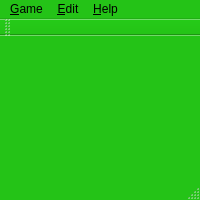
<?xml version="1.0" encoding="UTF-8"?>
<ui version="4.0">
 <class>gameboard</class>
 <widget class="QMainWindow" name="gameboard">
  <property name="geometry">
   <rect>
    <x>0</x>
    <y>0</y>
    <width>200</width>
    <height>200</height>
   </rect>
  </property>
  <property name="palette">
   <palette>
    <active>
     <colorrole role="Base">
      <brush brushstyle="SolidPattern">
       <color alpha="255">
        <red>255</red>
        <green>255</green>
        <blue>255</blue>
       </color>
      </brush>
     </colorrole>
     <colorrole role="Window">
      <brush brushstyle="SolidPattern">
       <color alpha="255">
        <red>36</red>
        <green>195</green>
        <blue>23</blue>
       </color>
      </brush>
     </colorrole>
    </active>
    <inactive>
     <colorrole role="Base">
      <brush brushstyle="SolidPattern">
       <color alpha="255">
        <red>255</red>
        <green>255</green>
        <blue>255</blue>
       </color>
      </brush>
     </colorrole>
     <colorrole role="Window">
      <brush brushstyle="SolidPattern">
       <color alpha="255">
        <red>36</red>
        <green>195</green>
        <blue>23</blue>
       </color>
      </brush>
     </colorrole>
    </inactive>
    <disabled>
     <colorrole role="Base">
      <brush brushstyle="SolidPattern">
       <color alpha="255">
        <red>36</red>
        <green>195</green>
        <blue>23</blue>
       </color>
      </brush>
     </colorrole>
     <colorrole role="Window">
      <brush brushstyle="SolidPattern">
       <color alpha="255">
        <red>36</red>
        <green>195</green>
        <blue>23</blue>
       </color>
      </brush>
     </colorrole>
    </disabled>
   </palette>
  </property>
  <property name="windowTitle">
   <string>Solitare</string>
  </property>
  <property name="windowIcon">
   <iconset resource="cards.qrc">
    <normaloff>:/cards/CardIcon.ico</normaloff>:/cards/CardIcon.ico</iconset>
  </property>
  <widget class="QWidget" name="centralWidget"/>
  <widget class="QMenuBar" name="menuBar">
   <property name="geometry">
    <rect>
     <x>0</x>
     <y>0</y>
     <width>200</width>
     <height>21</height>
    </rect>
   </property>
   <widget class="QMenu" name="menu_Game">
    <property name="title">
     <string>&amp;Game</string>
    </property>
    <widget class="QMenu" name="menu_New">
     <property name="title">
      <string>&amp;New</string>
     </property>
     <addaction name="action_Klondike"/>
     <addaction name="action_Freecell"/>
     <addaction name="action_Match_Game"/>
    </widget>
    <addaction name="menu_New"/>
    <addaction name="action_Redeal"/>
    <addaction name="action_Playoff"/>
    <addaction name="actionPreference_s"/>
    <addaction name="actionE_xit"/>
   </widget>
   <widget class="QMenu" name="menu_Edit">
    <property name="title">
     <string>&amp;Edit</string>
    </property>
    <addaction name="action_Undo"/>
   </widget>
   <widget class="QMenu" name="menu_Help">
    <property name="title">
     <string>&amp;Help</string>
    </property>
    <addaction name="actionRu_les"/>
    <addaction name="action_About"/>
   </widget>
   <addaction name="menu_Game"/>
   <addaction name="menu_Edit"/>
   <addaction name="menu_Help"/>
  </widget>
  <widget class="QToolBar" name="mainToolBar">
   <attribute name="toolBarArea">
    <enum>TopToolBarArea</enum>
   </attribute>
   <attribute name="toolBarBreak">
    <bool>false</bool>
   </attribute>
  </widget>
  <widget class="QStatusBar" name="statusBar"/>
  <action name="action_Redeal">
   <property name="text">
    <string>&amp;Redeal</string>
   </property>
   <property name="shortcut">
    <string>F2</string>
   </property>
  </action>
  <action name="action_Playoff">
   <property name="text">
    <string>&amp;Playoff</string>
   </property>
   <property name="shortcut">
    <string>F3</string>
   </property>
  </action>
  <action name="actionPreference_s">
   <property name="text">
    <string>Preference&amp;s</string>
   </property>
  </action>
  <action name="action_Klondike">
   <property name="text">
    <string>&amp;Klondike</string>
   </property>
   <property name="shortcut">
    <string>Shift+K</string>
   </property>
  </action>
  <action name="action_Freecell">
   <property name="text">
    <string>&amp;Freecell</string>
   </property>
   <property name="shortcut">
    <string>Shift+F</string>
   </property>
  </action>
  <action name="action_Undo">
   <property name="text">
    <string>&amp;Undo</string>
   </property>
   <property name="shortcut">
    <string>Ctrl+Z</string>
   </property>
  </action>
  <action name="actionRu_les">
   <property name="text">
    <string>Ru&amp;les</string>
   </property>
  </action>
  <action name="action_About">
   <property name="text">
    <string>&amp;About</string>
   </property>
  </action>
  <action name="actionE_xit">
   <property name="text">
    <string>E&amp;xit</string>
   </property>
   <property name="shortcut">
    <string>Ctrl+X</string>
   </property>
  </action>
  <action name="action_Match_Game">
   <property name="text">
    <string>&amp;Match Game</string>
   </property>
   <property name="shortcut">
    <string>Shift+M</string>
   </property>
  </action>
 </widget>
 <layoutdefault spacing="6" margin="11"/>
 <resources>
  <include location="cards.qrc"/>
 </resources>
 <connections/>
</ui>
